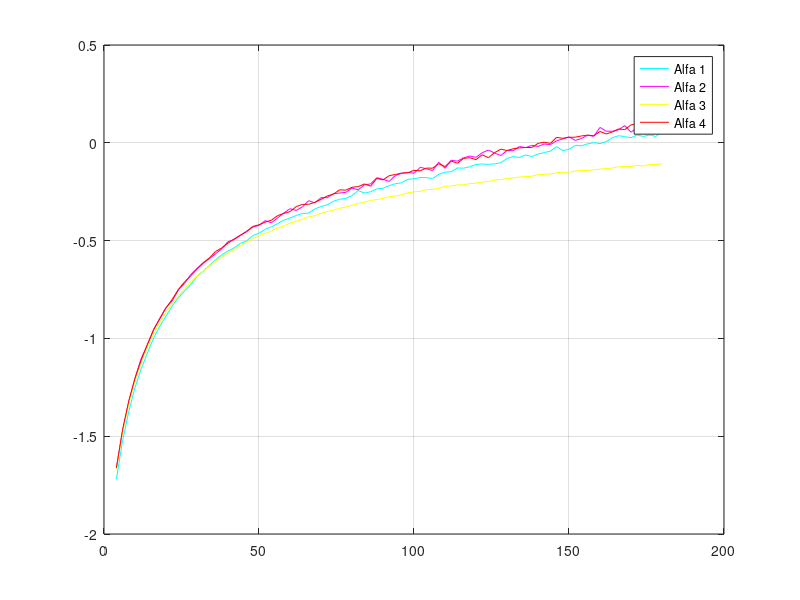

MATLAB code to generate this figure:
clc;
clear;
close all;


func = @(x) 1000./(x.^2 -7.*x + 73);
ifunc = quad('1000./(x.^2 -7.*x + 73)',2,4);

n = 4 : 2 : 180;
Alfa1 = [];
Alfa2 = [];
Alfa3 = [];
Alfa4 = [];


for i = 4 : 2 : 180
    x = linspace(2, 4, i + 10);
    h = x(2) - x(1);
    znch = func(x);   
    % метод правых прямоугнольников     
    for j = 2 : i
        in1(j) = (func(x(j)) + (1 - rand())) * h;
    end
    sum1(i) = sum(in1);
    del1 = abs(ifunc - sum1(i));
    alpha1 = log(del1)/log(h);
    Alfa1 = [Alfa1 alpha1];   
    % метод средних прямоугнольников
    for j = 2 : 2 : i
        in2(j/2) = (func(x(j)) + (1 - rand()))*2*h;
    end
    sum2(i) = sum(in2);
    del2 = abs(ifunc - sum2(i));
    alpha2 = log(del2)/log(h);
    Alfa2 =[Alfa2 alpha2];

    % метод трапеций
    for j = 1 : i
        in3(j) = ((func(x(j)) + func(x(j + 1) + 2*(1 - rand())))/2)*h;
    end
    sum3(i) = sum(in3);
    del3 = abs(ifunc - sum3(i));
		alpha3 = log(del3)/log(h);
		Alfa3 =[Alfa3 alpha3];
    % метод Сипсона (Парабола)
    for j = 2 : 2 : i
        in4(j/2) = (func(x(j - 1)) + 2*(1 - rand()) + 4*(func(x(j)) + (1 - rand())) + func(x(j + 1)))*h/3;
    end
    sum4(i) = sum(in4);
    del4 = abs(ifunc - sum4(i));
    alpha4 = log(del4)/log(h);
    Alfa4 =[Alfa4 alpha4];
end


plot (n, Alfa1, 'c');
hold on;
plot (n, Alfa2, 'm');
plot (n, Alfa3, 'y');
plot (n, Alfa4, 'r');
legend('Alfa 1', 'Alfa 2', 'Alfa 3', 'Alfa 4');
grid on;